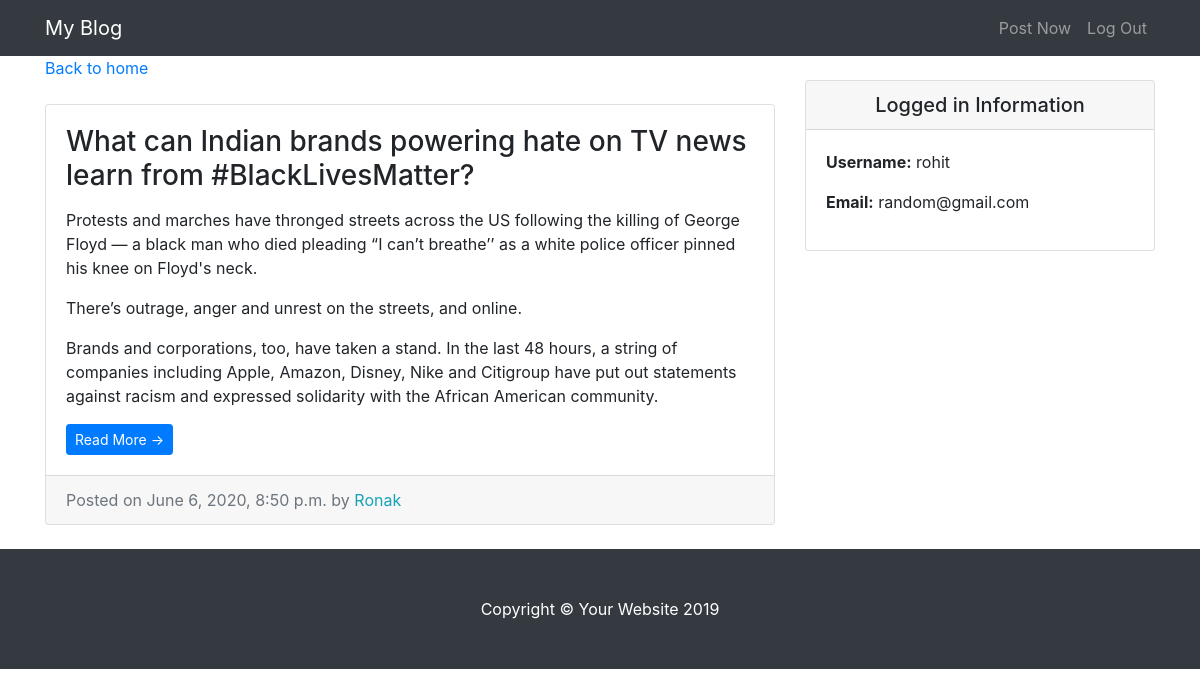
The page /entry/9/ (signed in) on the database its author committed.
### entries/models.py (models this page shows, shortened)
class Entry(models.Model):
    entry_title = models.CharField(max_length=500)
    entry_text = models.TextField()
    entry_date = models.DateTimeField(auto_now_add=True)
    entry_author = models.ForeignKey(User, on_delete=models.CASCADE)
    class Meta:
        verbose_name_plural = 'entries'

### entries/views.py (the view)
# urls.py: path('entry/<int:pk>/', EntryView.as_view(), name='entry-detail'),
class EntryView(LoginRequiredMixin, DetailView):
    model = Entry
    template_name = 'entries/entry_detail.html'

### entries/templates/entries/entry_detail.html
{% extends "entries/base.html" %}
{% block content %}
<div class="col-md-8">
    <a href="{% url 'entries:blog-home' %}">Back to home</a>
    <div class="card mb-4 mt-4">
        <div class="card-body">
            <h3 class="card-title">{{ entry.entry_title }}</h3>
            <p class="card-text">{{ entry.entry_text | linebreaks }}</p>
            <a href="#" class="btn btn-primary btn-sm">Read More &rarr;</a>
        </div>
        <div class="card-footer text-muted">
            Posted on {{ entry.entry_date }} by
            <span class="text-info mr-2">{{ entry.entry_author | capfirst }}</span>
        </div>
    </div>
</div>
{% endblock %}

### entries/templates/entries/base.html (shortened to what this page needs)
{% load static %}
<!DOCTYPE html>
<html lang="en">
<head>
  <link href="{% static 'entries/vendor/bootstrap/css/bootstrap.min.css' %}" rel="stylesheet">
  <link href="{% static 'entries/css/blog-home.css' %}" rel="stylesheet">
</head>
<body>
  <nav class="navbar navbar-expand-lg navbar-dark bg-dark fixed-top">
    <div class="container">
      <a class="navbar-brand" href="{% url 'entries:blog-home' %}">My Blog</a>
      <div class="collapse navbar-collapse" id="navbarResponsive">
        <ul class="navbar-nav ml-auto">
          <li class="nav-item">
            <a class="nav-link" href="{% url 'entries:create-entry' %}">Post Now</a>
          </li>
          <li class="nav-item">
            <a class="nav-link" href="{% url 'logout' %}">Log Out</a>
          </li>
        </ul>
      </div>
    </div>
  </nav>
  <div class="container">
    <div class="row">
      {% block content %}{% endblock %}
      <div class="col-md-4">
        <div class="card my-4">
          <h5 class="card-header text-center">Logged in Information</h5>
          <div class="card-body">
            <ul class="list-unstyled mb-0">
              <li>
                <p> <strong>Username:</strong> {{ user.username }} </p>
              </li>
              <li>
                <p> <strong>Email:</strong> {{ user.email }}</p>
              </li>
            </ul>
          </div>
        </div>
      </div>
    </div>
  </div>
  <footer class="py-5 bg-dark">
    <div class="container">
      <p class="m-0 text-center text-white">Copyright &copy; Your Website 2019</p>
    </div>
  </footer>
</body>
</html>

### entries/static/entries/css/blog-home.css (style rules this page uses)
body { padding-top: 56px; }

### rows shown on the page
Entry: entry_title "What can Indian brands powering hate on TV news learn from #BlackLivesMatter?", entry_text "Protests and marches have thronged streets across the US following the killing of George Floyd — a black man who died pleading “I can’t breathe’’ as a white police officer pinned his knee on Floyd's neck. There’s outrage, anger and unrest on the streets, and online. Brands and corporations, too, have taken a stand. In the last 48 hours, a string of companies including Apple, Amazon, Disney, Nike and Citigroup have put out statements against racism and expressed solidarity with the African American community.", entry_date "June 6, 2020, 8:50 p.m.", entry_author "Ronak"

### other values the page prints
{{ user.username }} "rohit"
{{ user.email }} "random@gmail.com"
